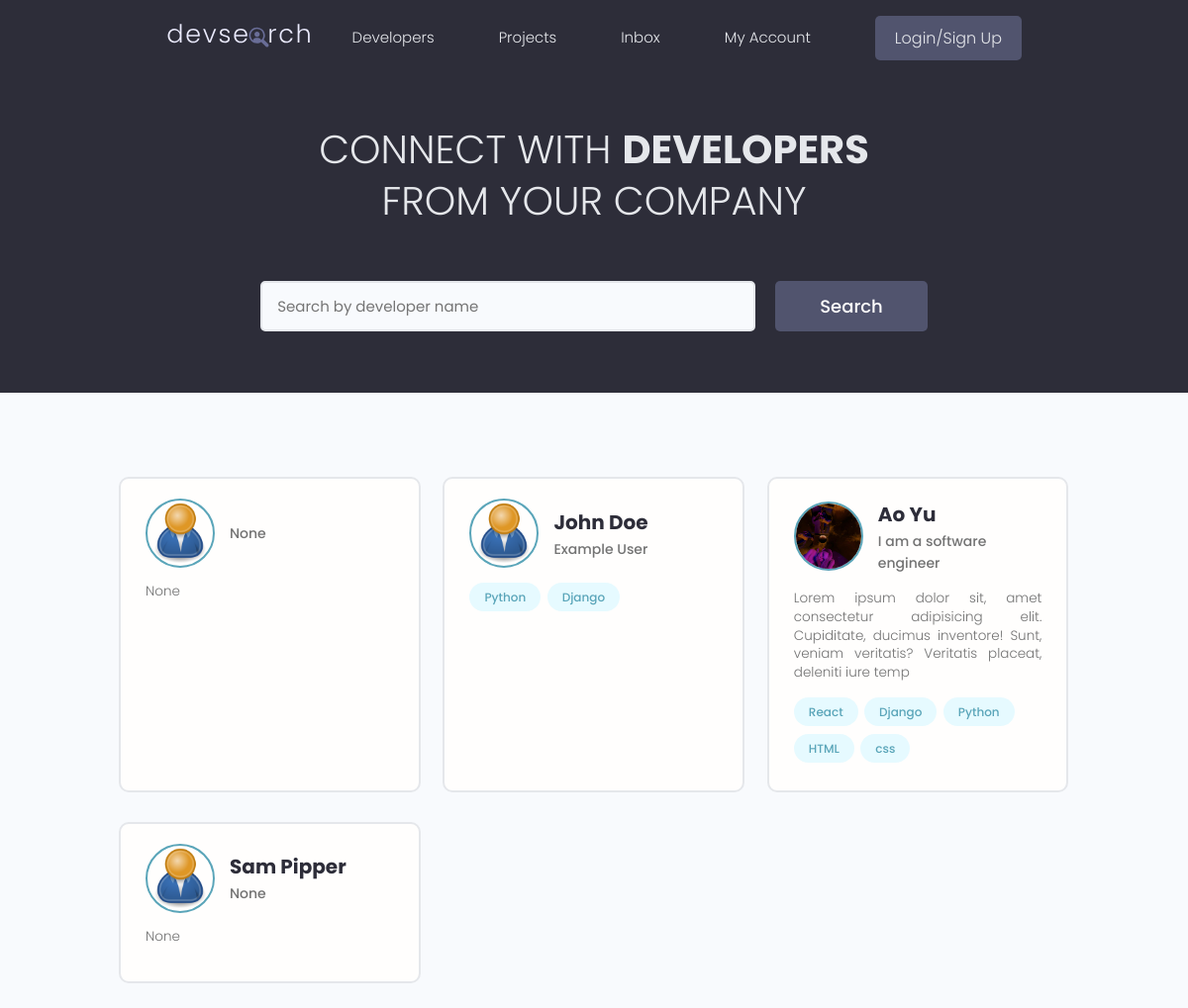
The app's page /, older data.
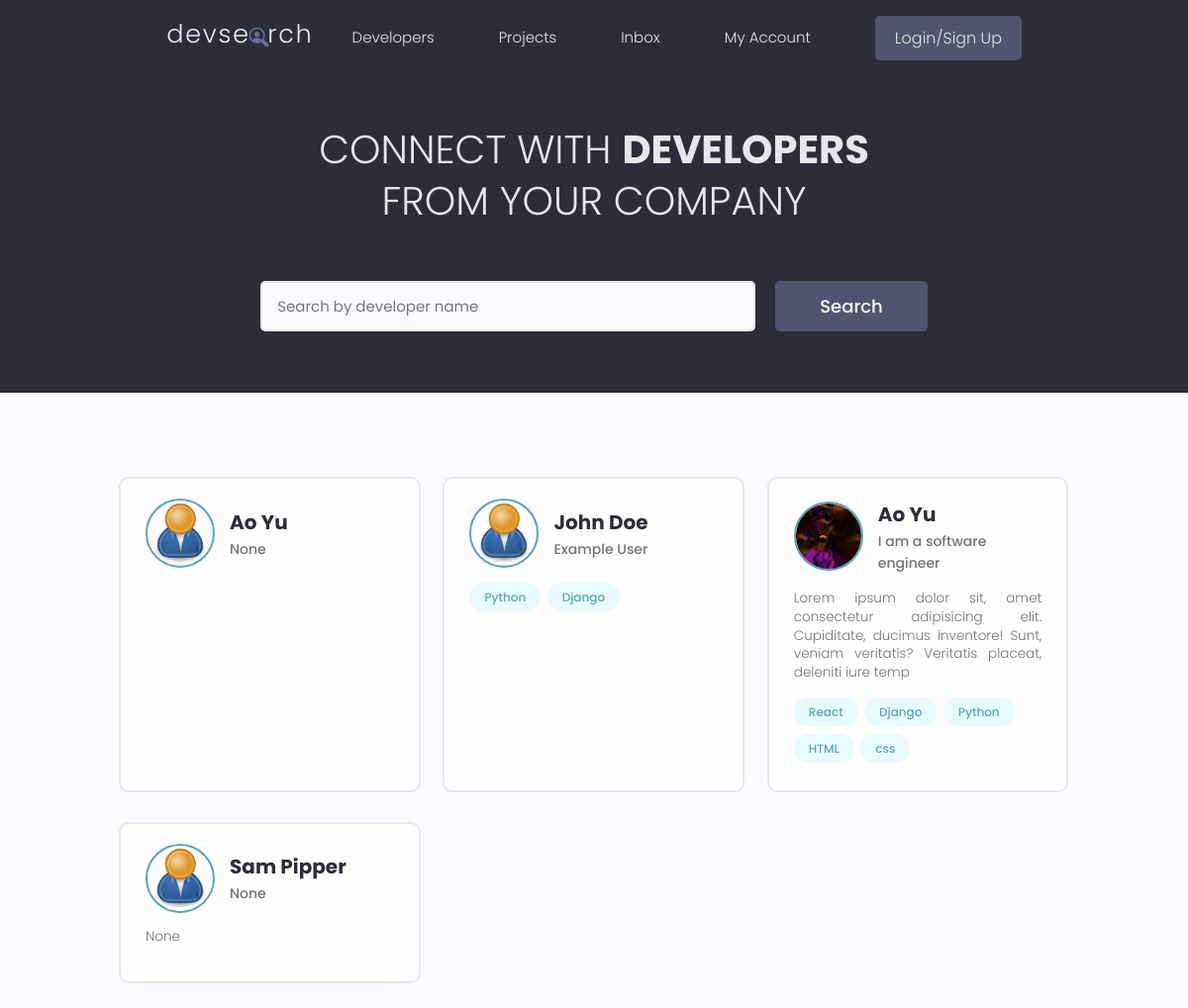
The same page, newer data.
### users/models.py (models this page shows, shortened)
class Profile(models.Model):
    user = models.OneToOneField(User, null=True, on_delete=models.CASCADE, blank=True)
    name = models.CharField(max_length=200, null=True, blank=True)
    email = models.EmailField(max_length=200, null=True, blank=True)
    username = models.CharField(max_length=200, null=True, blank=True)
    location = models.CharField(max_length=200, null=True, blank=True)
    short_intro = models.CharField(max_length=200, null=True, blank=True)
    bio = models.TextField(null=True, blank=True)
    profile_image = models.ImageField(null=True, blank=True, upload_to='profiles/', default='profiles/user-default.png')
    social_github = models.CharField(max_length=200, null=True, blank=True)
    social_twitter = models.CharField(max_length=200, null=True, blank=True)
    social_linkedin = models.CharField(max_length=200, null=True, blank=True)
    social_youtube = models.CharField(max_length=200, null=True, blank=True)
    social_website = models.CharField(max_length=200, null=True, blank=True)
    created = models.DateTimeField(auto_now_add=True)
    id = models.UUIDField(default=uuid.uuid4, unique=True,
                            primary_key=True, editable=False)

### users/views.py (the view)
# urls.py: path('', views.profiles, name='profiles'),
def profiles(request):
    profiles, search_query = searchProfiles(request)
    custom_range, profiles = paginateProfiles(request, profiles, 6)
    context = {
        'profiles': profiles,
        'search_query': search_query,
        'custom_range': custom_range
    }
    return render(request, 'users/profiles.html', context)

### users/models.py (called while the page is built)
    def __str__(self):
        return str(self.name)

### users/utils.py (called while the page is built)
def paginateProfiles(request, profiles, results):
    page = request.GET.get('page')
    paginator = Paginator(profiles, results)
    try:
        profiles = paginator.page(page)
    except PageNotAnInteger:
        page = 1
        profiles = paginator.page(page)
    except EmptyPage:
        page = paginator.num_pages
        profiles = paginator.page(page)
    leftIndex = max(1,int(page) - 2)
    rightIndex = min(int(page) + 3, paginator.num_pages + 1)
    custom_range = range(leftIndex, rightIndex)
    return custom_range, profiles

def searchProfiles(request):
    search_query = ''
    if request.GET.get('search_query'):
        search_query = request.GET.get('search_query')
    skills = Skill.objects.filter(name__icontains=search_query)
    profiles = Profile.objects.distinct().filter(
        Q(name__icontains=search_query) |
        Q(short_intro__icontains=search_query) |
        Q(skill__in=skills)
    )
    return profiles, search_query

### users/templates/users/profiles.html (shortened to what this page needs)
{%extends "main.html"%}
{%block content%}
  <main class="home">
    <section class="hero-section text-center">
      <div class="container container--narrow">
        <div class="hero-section__box">
          <h2>CONNECT WITH <span>DEVELOPERS</span></h2>
          <h2>FROM YOUR COMPANY</h2>
        </div>
        <div class="hero-section__search">
          <form id="searchForm" class="form" action="{%url 'profiles'%}" method="get">
            <div class="form__field">
              <input class="input input--text" id="formInput#search" type="text" name="search_query"
                value="{{search_query}}" placeholder="Search by developer name" />
            </div>
            <input class="btn btn--sub btn--lg" type="submit" value="Search" />
          </form>
        </div>
      </div>
    </section>
    <section class="devlist">
      <div class="container">
        <div class="grid grid--three">
        {%for profile in profiles%}
          <div class="column card">
            <div class="dev">
              <a href="{%url 'user-profile' profile.id%}" class="card__body">
                <div class="dev__profile">
                  <img class="avatar avatar--md" src="{{profile.profile_image.url}}" alt="image" />
                  <div class="dev__meta">
                    <h3>{{profile.name}}</h3>
                    <h5>{{profile.short_intro|slice:"60"}}</h5>
                  </div>
                </div>
                <p class="dev__info">
                    {{profile.bio|slice:"150"}}
                </p>
                <div class="dev__skills">
                    {%for skill in profile.skill_set.all|slice:"5"%}
                    <span class="tag tag--pill tag--main">
                        <small>{{skill}}</small>
                    </span>
                    {%endfor%}
                </div>
              </a>
            </div>
          </div>
          {%endfor%}
        </div>
      </div>
    </section>
  </main>
{%endblock content%}

Row changes from the older to the newer data that the page shows:
changed Profile (number 1 of 4 on the later page): name (not shown) → "Ao Yu"; bio "None" → (not shown)
